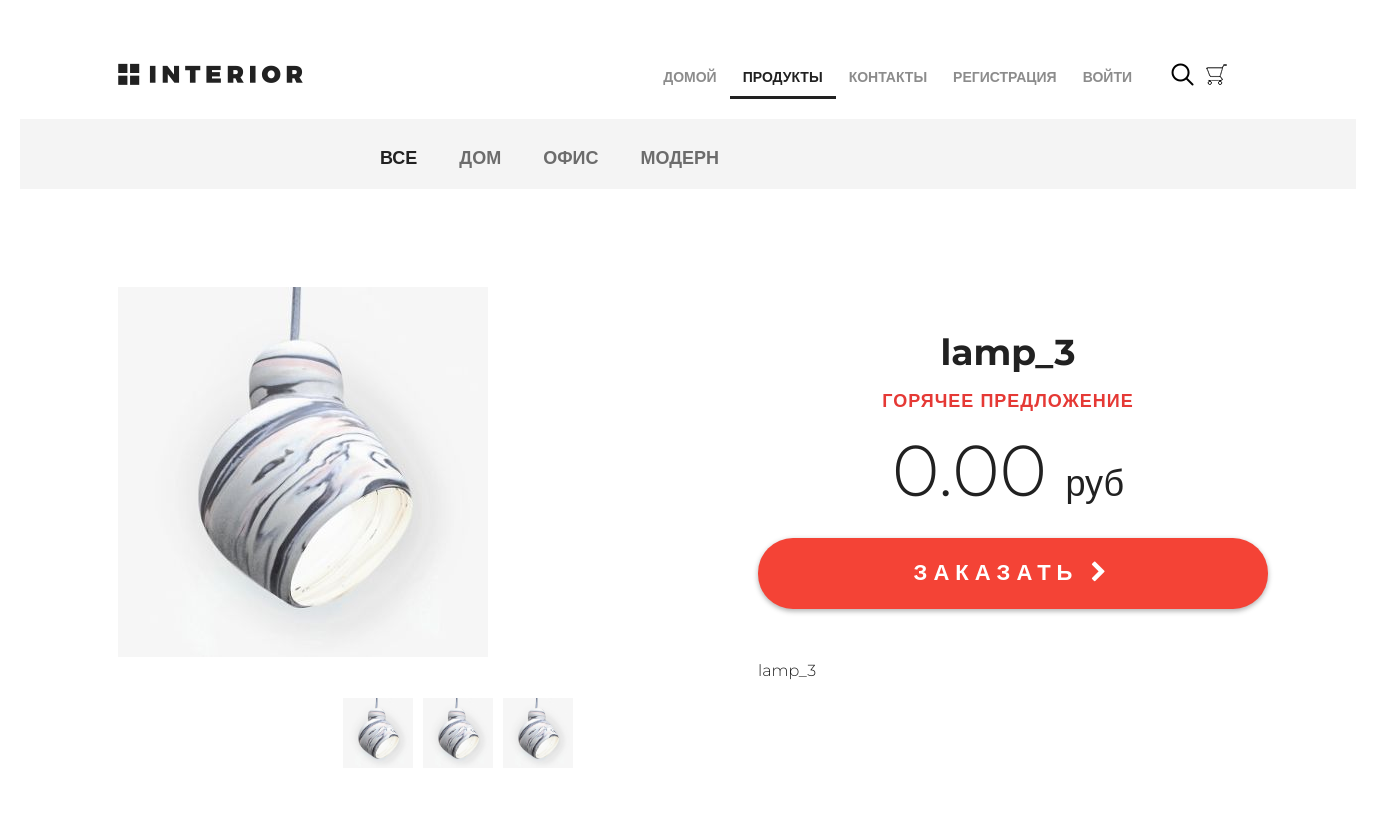
Before: /products/ (upper part) with the older database file.
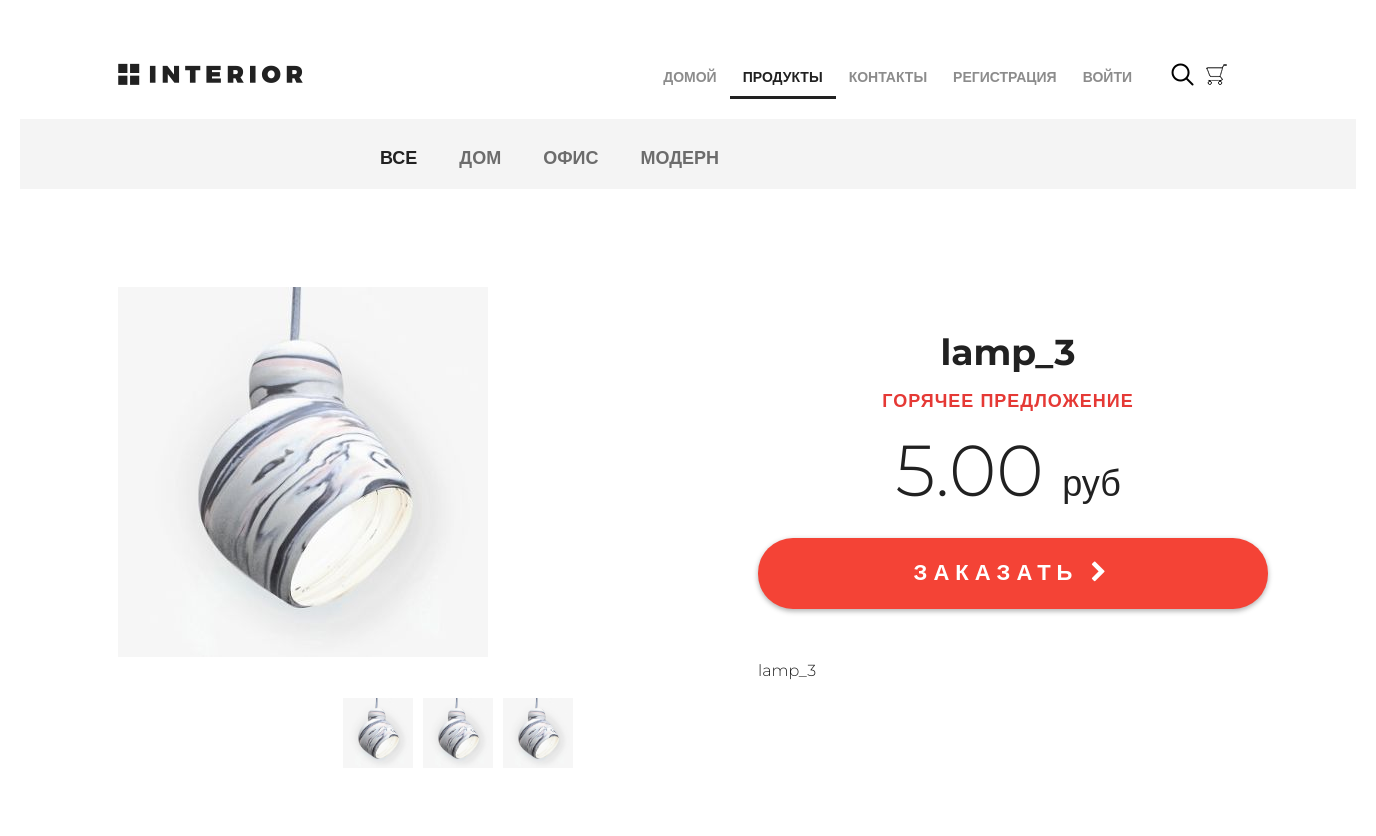
After: the same page with the newer database file.
### mainapp/models.py (models this page shows, shortened)
class Product(models.Model):
    category = models.ForeignKey(ProductCategotry, on_delete=models.CASCADE)
    name = models.CharField(verbose_name='имя продукта', max_length=128)
    image = models.ImageField(upload_to='products_images', blank=True)
    short_desc = models.CharField(verbose_name='краткое описание продукта', max_length=60, blank=True)
    description = models.TextField(verbose_name='описание продукта', blank=True)
    price = models.DecimalField(verbose_name='цена продукта', max_digits=8, decimal_places=2, default=0)
    quantity = models.PositiveIntegerField(verbose_name='количество на складе', default=0)
    is_active = models.BooleanField(default=True)
    class Meta:
        verbose_name = 'Продукт'
        verbose_name_plural = 'Продукты'

### mainapp/views.py (the view, shortened to what this page needs)
# urls.py: path('products/', include('mainapp.urls', namespace="products")),
def products(request, pk=None, page=1):
    links_menu = ProductCategotry.objects.filter(is_active=True)
    title = 'продукты'
    hot_product = get_hot_product()
    content = {
        'title': title,
        'links_menu': links_menu,
        'hot_product': hot_product,
        'same_products': get_same_products(hot_product),
    }
    return render(request, 'mainapp/products.html', content)

### mainapp/context_processors.py (called while the page is built)
def basket(request):
    print(f'context processor basket works')
    basket = []
    if request.user.is_authenticated:
        basket = Basket.objects.filter(user=request.user)
    basket = []
    if request.user.is_authenticated:
        basket = Basket.objects.filter(user=request.user)
    return {
        'basket': basket,
    }

### mainapp/views.py (called while the page is built)
def get_hot_product():
    products_list = Product.objects.all()
    return random.sample(list(products_list), 1)[0]

def get_same_products(hot_product):
    same_products_list = Product.objects.filter(category=hot_product.category).exclude(pk=hot_product.pk)
    return same_products_list[:3]

### mainapp/templates/mainapp/products.html (shortened to what this page needs)
{% extends 'mainapp/base.html' %}
{% load static %}
{% block menu %}
<div class="hero-white">
    <div class="header clearfix">
        {% include 'mainapp/includes/inc_main_menu.html' %}
    </div>
</div>
{% endblock menu %}
{% block content%}
<div class="details">
    <div class="links clearfix">
        {% include 'mainapp/includes/inc_categories_menu.html' %}
    </div>
    <div class="details-products">
        <div class="details-slider">
            <div class="slider-product">
                <img src="/media/{{ hot_product.image }}" alt="hot product">
            </div>
            <div class="slider-control">
                <div class="block">
                    <a href="#"><img src="/media/{{ hot_product.image }}" alt="">
                    </a>
                </div>
                <div class="block">
                    <a href="#"><img src="/media/{{ hot_product.image }}" alt="">
                    </a>
                </div>
                <div class="block">
                    <a href="#"><img src="/media/{{ hot_product.image }}" alt="">
                    </a>
                </div>
            </div>
        </div>
        <div class="description">
            <h3 class="big-bold">{{hot_product.name}}</h3>
            <h3 class="red">горячее предложение</h3>
            <p class="price"> {{hot_product.price|floatformat:2}} <span>руб</span></p>
            <a href="{% url 'products:product' hot_product.pk %}" class="red-button">
                заказать <i class="fa fa-chevron-right" aria-hidden="true"></i>
            </a>
            <div class="description-text">
                <p>{{hot_product.short_desc}}</p>
            </div>
        </div>
    </div>
</div>
{% endblock content%}

Changed rows visible on the page:
changed Product "lamp_3": price "0.00" → "5.00"
